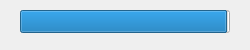
<?xml version="1.0" encoding="UTF-8"?>
<ui version="4.0">
 <class>ProgressForm</class>
 <widget class="QWidget" name="ProgressForm">
  <property name="geometry">
   <rect>
    <x>0</x>
    <y>0</y>
    <width>250</width>
    <height>50</height>
   </rect>
  </property>
  <property name="windowTitle">
   <string>Form</string>
  </property>
  <widget class="QProgressBar" name="progressBar">
   <property name="geometry">
    <rect>
     <x>20</x>
     <y>10</y>
     <width>210</width>
     <height>23</height>
    </rect>
   </property>
   <property name="autoFillBackground">
    <bool>true</bool>
   </property>
   <property name="value">
    <number>99</number>
   </property>
   <property name="textVisible">
    <bool>false</bool>
   </property>
  </widget>
 </widget>
 <resources/>
 <connections/>
</ui>
